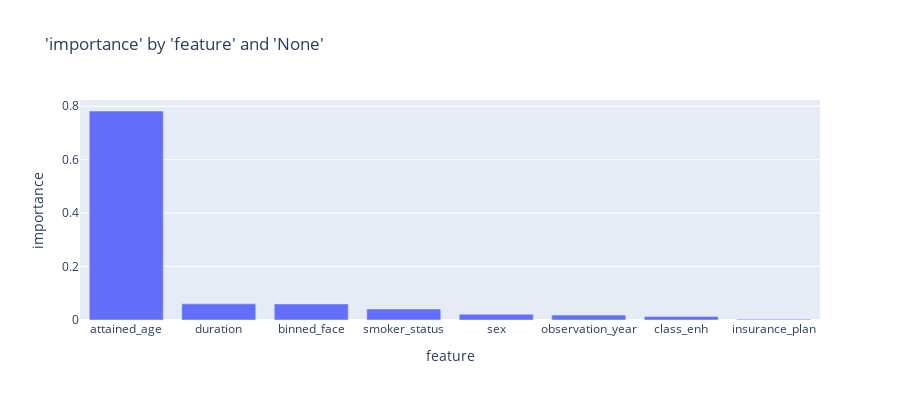

Here is the notebook cell this chart was saved with:
### Code cell
charters.chart(
    df=importance, x_axis="feature", y_axis="importance", type="bar", y_sort=True
)

### Figure 1 — Plotly figure (JSON) as saved in the notebook; plotly's stock layout.template omitted (floating-point values rounded to 4 significant figures)
{"data": [{"hovertemplate": "feature=%{x}<br>importance=%{y}<extra></extra>", "legendgroup": "", "marker": {"color": "#636efa", "pattern": {"shape": ""}}, "name": "", "orientation": "v", "showlegend": false, "textposition": "auto", "type": "bar", "x": ["attained_age", "duration", "binned_face", "smoker_status", "sex", "observation_year", "class_enh", "insurance_plan"], "xaxis": "x", "y": [0.7823, 0.06043, 0.06013, 0.04109, 0.02154, 0.01839, 0.01319, 0.002953], "yaxis": "y"}], "layout": {"barmode": "relative", "height": 400, "legend": {"tracegroupgap": 0}, "title": {"text": "'importance' by 'feature' and 'None'"}, "xaxis": {"anchor": "y", "domain": [0, 1], "title": {"text": "feature"}}, "yaxis": {"anchor": "x", "domain": [0, 1], "title": {"text": "importance"}, "type": "-"}}}
